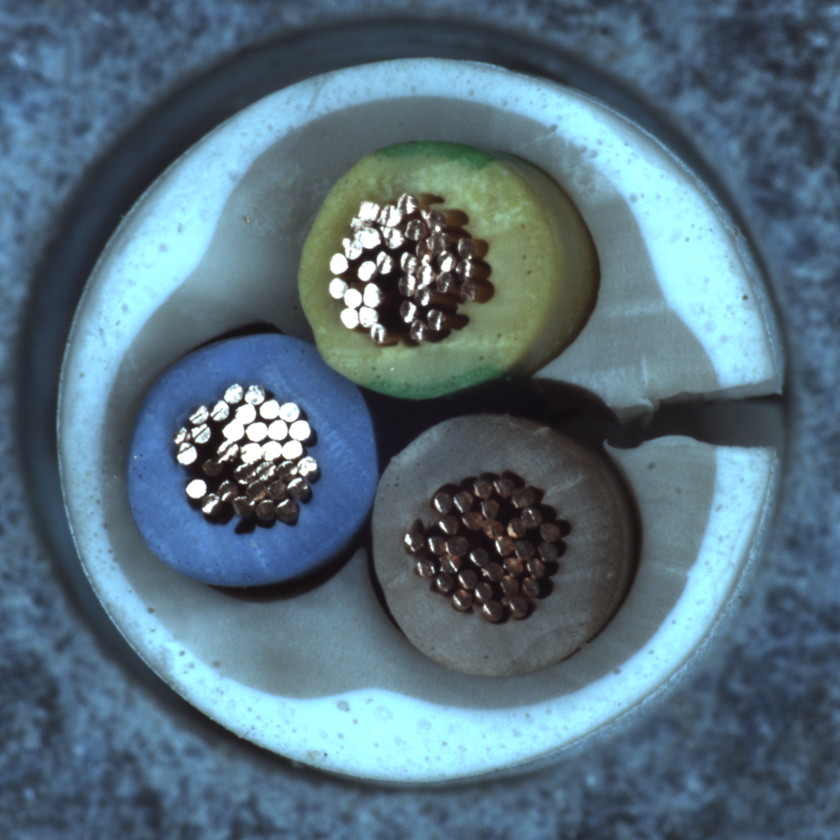
#> input picture datasets/sample_images/cable_insulation_cut.png, 840 x 840 px, shrunk from 1024 x 1024 before the run
$ python -i image_processor.py   (imports and definitions only)
#> lines starting #> are read from the running program, lines starting #| are printed output that depends on the picture
import base64
import io
import os
from typing import Any, Dict, Optional, Tuple, Union
from PIL import Image, ImageEnhance


class ImageProcessor:
    """
    Local Image Processing & Preprocessing Engine for Industrial Inspection Photos & Scanned Diagrams.
    Operates completely offline using Pillow.
    """

    SUPPORTED_FORMATS = {".png", ".jpg", ".jpeg", ".tiff", ".bmp", ".webp"}

    def load_image(self, source: Union[str, bytes]) -> Image.Image:
        """Load PIL Image from file path or raw bytes."""
        if isinstance(source, bytes):
            return Image.open(io.BytesIO(source))
        elif isinstance(source, str):
            if not os.path.exists(source):
                raise FileNotFoundError(f"Image not found at path: {source}")
            return Image.open(source)
        else:
            raise ValueError("Unsupported source type for image loading.")

    def process_image(self, source: Union[str, bytes]) -> Dict[str, Any]:
        """
        Extract image metadata, format, and dimension statistics for inspection logging.
        """
        img = self.load_image(source)
        return {
            "width": img.width,
            "height": img.height,
            "format": img.format or "UNKNOWN",
            "mode": img.mode,
            "is_animated": getattr(img, "is_animated", False),
            "aspect_ratio": round(img.width / img.height, 3) if img.height > 0 else 1.0
        }

    def image_to_base64(self, source: Union[str, bytes], format: str = "PNG") -> str:
        """
        Convert image to Base64 encoded string for local Multimodal VLM inference (Ollama / LLaVA / Moondream).
        """
        if isinstance(source, bytes):
            return base64.b64encode(source).decode("utf-8")

        img = self.load_image(source)
        # Convert RGBA to RGB if saving as JPEG
        if format.upper() in ("JPG", "JPEG") and img.mode in ("RGBA", "P"):
            img = img.convert("RGB")

        buffered = io.BytesIO()
        img.save(buffered, format=format)
        return base64.b64encode(buffered.getvalue()).decode("utf-8")

    def enhance_for_inspection(
        self,
        source: Union[str, bytes],
        contrast_factor: float = 1.5,
        sharpness_factor: float = 1.3
    ) -> bytes:
        """
        Enhance scanned document or industrial inspection photo to improve OCR and defect detection.
        """
        img = self.load_image(source)
        if img.mode not in ("RGB", "L"):
            img = img.convert("RGB")

        # Enhance contrast
        enhancer = ImageEnhance.Contrast(img)
        img = enhancer.enhance(contrast_factor)

        # Enhance sharpness
        sharpener = ImageEnhance.Sharpness(img)
        img = sharpener.enhance(sharpness_factor)

        buf = io.BytesIO()
        img.save(buf, format="PNG")
        return buf.getvalue()


image_processor = ImageProcessor()

>>> import cv2
>>> picture = cv2.imread('../../datasets/sample_images/cable_insulation_cut.png', cv2.IMREAD_GRAYSCALE)
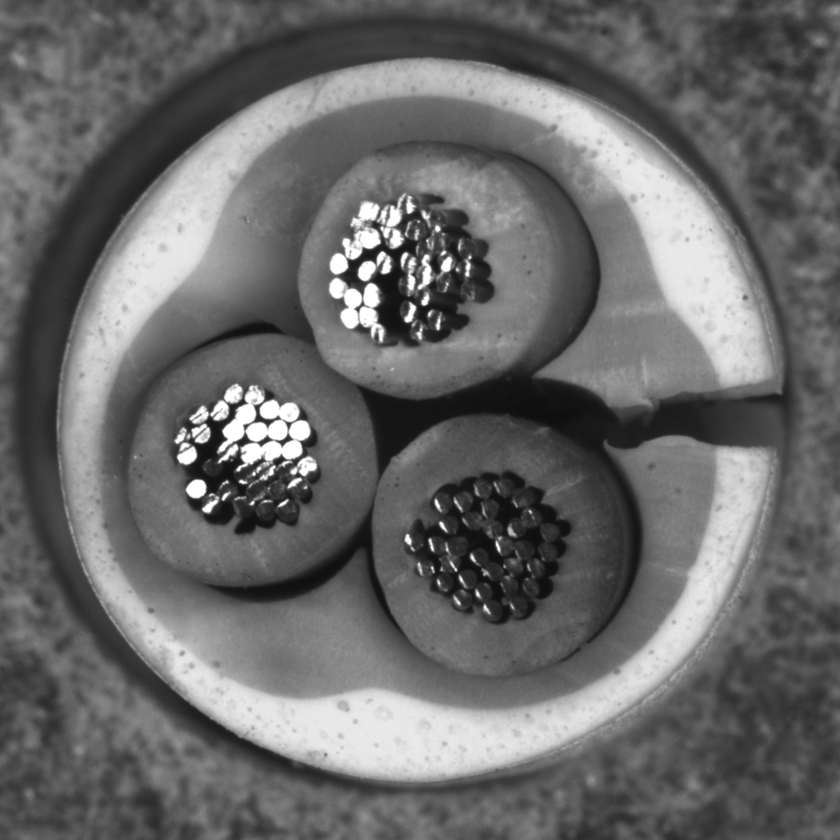
#> picture: shape (840, 840); min 14, max 255, mean 105.6
>>> result = ImageProcessor().enhance_for_inspection(picture)
#> (the run stopped early here; a loop or call above may not have finished)
